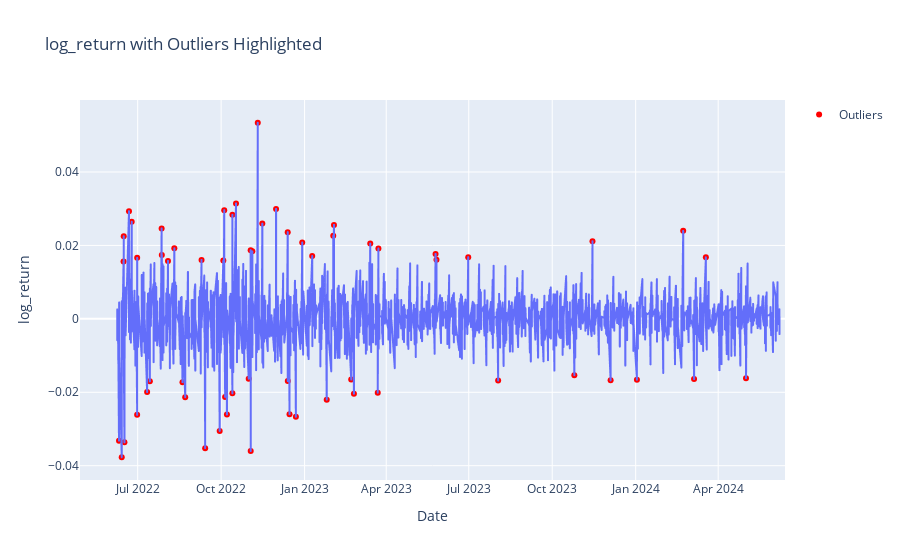

The notebook cell saved with this chart:
### Markdown cell above
# 3. Detecção de Outliers - Método 1 - Estatístico

### Code cell
statistical_method(df=df, target_col="log_return", threshold=3)
